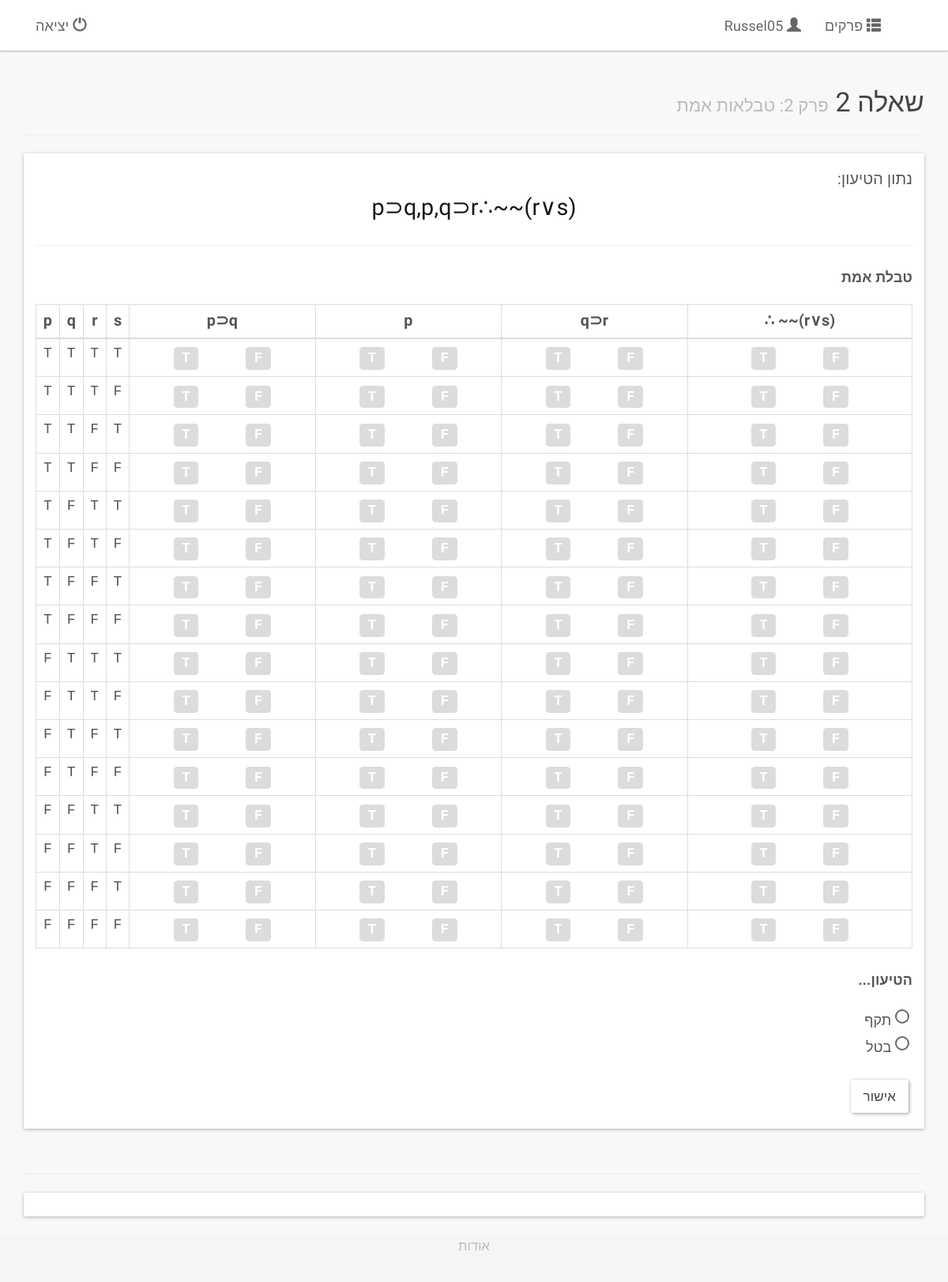
The page /fregush/2/2/ (signed in) on the database its author committed.
### logic/models.py (models this page shows, shortened)
class Chapter(models.Model):
    number = models.PositiveIntegerField(verbose_name='מספר', unique=True)
    title = models.CharField(verbose_name='כותרת', max_length=30)
    def num_questions(self):
        return Question._count(chapter__number=self.number)
    num_questions.short_description = 'מספר שאלות'
    def questions(self):
        return Question._filter(chapter__number=self.number)
    class Meta:
        verbose_name = 'פרק'
        verbose_name_plural = 'פרקים'
        ordering = ['number']

class FormalQuestion(Question):
    class Meta(Question.Meta):
        abstract = True

class TruthTableQuestion(FormalQuestion):
    FORMULA = 'F'
    SET = 'S'
    ARGUMENT = 'A'
    TABLE_CHOICES = (
        (FORMULA, 'נוסחה'),
        (SET,'קבוצה'),
        (ARGUMENT, 'טיעון'),
    )
    table_type = models.CharField(verbose_name='סוג',max_length=1,choices=TABLE_CHOICES,default=FORMULA)
    formula = models.CharField(verbose_name='טקסט', max_length=60)
    @property
    def is_formula(self):
        return self.table_type == self.FORMULA
    @property
    def is_set(self):
        return self.table_type == self.SET
    @property
    def is_argument(self):
        return self.table_type == self.ARGUMENT
    def display(self):
        return '{%s}' % self.formula if self.is_set else self.formula
    class Meta(FormalQuestion.Meta):
        verbose_name = 'שאלת טבלת אמת'
        verbose_name_plural = 'שאלות טבלת אמת'
        unique_together = ('chapter', 'formula')

### logic/views.py (the view, shortened to what this page needs)
# urls.py: url(r'^(?P<chnum>[0-9]+)/(?P<qnum>[0-9]+)/$', views.QuestionView.as_view(), name='question'),
class QuestionView(LoginRequiredMixin, generic.DetailView):
    template_name = 'logic/chapter.html'
    context_object_name = 'question'
    def __init__(self, *args, **kwargs):
        super(QuestionView, self).__init__(*args, **kwargs)
        self.context_handlers = {
            ChoiceQuestion : self._handle_choice_context,
            TruthTableQuestion : self._handle_truth_table_context,
            DeductionQuestion : self._handle_deduction_context,
        }
        self.post_handlers = {
            ChoiceQuestion : self._handle_choice_post,
            TruthTableQuestion : self._handle_truth_table_post,
            DeductionQuestion : self._handle_deduction_post,
        }
    def get_object(self):
        return get_question_or_404(chapter__number=self.kwargs['chnum'], number=self.kwargs['qnum'])
    def get_context_data(self, **kwargs):
        context = super(QuestionView, self).get_context_data(**kwargs)
        question = self.object
        context['chapter'] = question.chapter
        context['chap_questions'] = chapter_questions_user_data(question.chapter, self.request.user)
        context.update(
            self.context_handlers[type(question)](question)
        )
        return context
    def _handle_truth_table_context(self, question):
        self.template_name = 'logic/truth_table.html'
        context = {}
        if question.is_formula:
            formulas = [Formula(question.formula)]
            options = formulas[0].options
        elif question.is_set:
            formulas = FormulaSet(question.formula)
            options = formulas.options
        elif question.is_argument:
            formulas = Argument(question.formula)
            options = formulas.options
        context['formulas'] = formulas
        context['truth_table'] = MultiTruthTable(formulas)
        context['options'] = options
        return context

### logic/formula.py (called while the page is built)
    def _strip(self, string):
        if not string:
            return string
        if string[0] == '(' and string[-1] == ')':
            nesting = 0
            for i, c in enumerate(string):
                if c == ')':
                    nesting -= 1
                    if nesting == 0:
                        if i == (len(string) - 1):
                            return self._strip(string[1:-1])
                        return string
                elif c == '(':
                    nesting += 1
        return string

    def _validate(self):
        if self.is_atomic:
            assert not self.sf1 and not self.sf2
            if len(self.literal) > 1:
                raise ValueError('%s is invalid; only 1 letter atoms are allowed' % self.literal)
            if len(self.literal) == 0:
                raise ValueError('empty formula')
            if not self.literal.isalpha():
                raise ValueError('%s must be a letter')
        else:
            assert len(self.literal) > 1
            assert self.sf1
            if self.con in BINARY_CONNECTIVES:
                assert self.sf2

    @property
    def variables(self):
        if not hasattr(self, '_vars'):
            var_list = self._var_list()
            var_list = list(set(var_list))
            var_list.sort()
            self._vars = var_list
        return self._vars

    def _var_list(self):
        if self.is_atomic:
            return [self.literal]
        if self.is_unary:
            return self.sf1._var_list()
        return self.sf1._var_list() + self.sf2._var_list()

    @property
    def is_atomic(self):
        return not self.con

    @property
    def is_unary(self):
        return self.con == NEG

    @property
    def is_binary(self):
        return self.con in BINARY_CONNECTIVES

    def __eq__(self, other):
        if not isinstance(other, Formula):
            return False
        return self.literal == other.literal \
            and self.con == other.con \
            and self.sf1 == other.sf1 \
            and self.sf2 == other.sf2

    def __hash__(self):
        return hash(self.literal)

    def __unicode__(self):
        return self.literal

    def _uniqify(self, formulas):
        seen = set()
        return [f for f in formulas if not (f in seen or seen.add(f))]

    def __iter__(self):
        return iter(self.formulas)

    @property
    def options(self):
        return ARGUMENT_OPTIONS

    def __iter__(self):
        return iter(list(self.premises) + [self.conclusion])

### logic/templates/logic/truth_table.html (shortened to what this page needs)
{% extends "logic/question_base.html" %}
{% block question_text %}{% if question.is_formula %}נתונה הנוסחה:{% elif question.is_set %}נתונה הקבוצה:{% else %}נתון הטיעון:{% endif %}<p class="text-center formal" style="font-size: 160%; margin-top: -30px;color: rgb(24,24,24); font-style: normal;" dir="ltr">{{question.display}}</p>{% endblock %}
{% block question_instruction %}טבלת אמת{% endblock %}
{% block question_content %}
  <div>
    <table class="table table-bordered table-condensed table-hover noselect formal" dir="ltr">
      <thead>
        <tr style="font-size: 110%;">
        {% for var in truth_table.variables %}
          <th class="text-center">{{var}}</th>
        {% endfor %}
        {% for formula in formulas %}
          <th class="text-center" ondblclick="unselectall({{forloop.counter}})">{% if formula == formulas.conclusion %}∴ {% endif %}{{formula}}</th>
        {% endfor %}
        </tr>
      </thead>
      <tbody class="mono">
      {% for row in truth_table.values %}
        <tr class="text-center">
        {% for value in row %}
          <td>{{value|yesno:"T,F"}}</td>
        {% endfor %}
        {% for formula in formulas %}
          <td>
            <div class="btn-group" role="group" style="font-size: 130%;">
              <label class="label label-default" style="opacity: 0.5;" id='t{{forloop.parentloop.counter}}{{forloop.counter}}' onclick="select('t', '{{forloop.parentloop.counter}}{{forloop.counter}}')">T</label>
              <label class="label label-default" style="opacity: 0.5;" id='f{{forloop.parentloop.counter}}{{forloop.counter}}' onclick="select('f', '{{forloop.parentloop.counter}}{{forloop.counter}}')">F</label>
            </div>
          </td>
        {% endfor %}
        </tr>
      {% endfor %}
      </tbody>
    </table>
  </div>
  <div>
    <p style="font-weight: bold;">{% if question.is_formula %}הנוסחה היא...{% elif question.is_set %}הקבוצה...{% else %}הטיעון...{% endif %}</p>
    <form id=options>
    {% for option in options %}
        <input name="option" value="{{option.num}}" type="radio"> {{option.desc}}<br>
    {% endfor %}
    </form>
  </div>
{% endblock question_content %}

### logic/templates/logic/question_base.html (shortened to what this page needs)
{% extends "logic/chapter_base.html" %}
{% block topic_header %}שאלה {{ question.number }}{% endblock %}
{% block chapter_content %}
    <div class="panel panel-default">
      <div class="panel-body">
        <p style="white-space: pre-wrap; font-size: 110%;">{% block question_text %}{% endblock %}</p>
        <div class="page-header" style="margin-top: -18px;"></div>
        <p class="noselect"><b>{% block question_instruction %}{% endblock %}</b></p>
        {% block question_content %}
        {% endblock %}
        <div style="padding: 5px;margin-top: 20px;">
          <button class="btn btn-default btn-lg" id="answer">אישור</button>
        </div>
     </div>
  </div>
{% endblock chapter_content %}

### logic/templates/logic/chapter_base.html (shortened to what this page needs)
{% extends "logic/base.html" %}
{% block content %}
  <div class="container">
    <div class="page-header noselect">
    <h3>{% block topic_header %}{% endblock %} <small>פרק {{ chapter.number }}: {{ chapter.title }}</small></h3>
    </div>
  {% block chapter_content %}
  {% endblock %}
    <div class="page-header">
    </div>
    <div class="panel panel-default">
      <div class="panel-body noselect">
      </div>
    </div>
  </div>
{% endblock content %}

### logic/templates/logic/base.html (shortened to what this page needs)
{% extends "logic/basic_base.html" %}
{% block body_content %}
    <nav class="navbar navbar-default navbar-fixed-top noselect">
      <div class="container">
        <div id="navbar" class="navbar-collapse collapse">
          <ul class="nav navbar-nav pull-right">
            <li><a href="#contact"><span class="glyphicon glyphicon-user"></span> {% firstof user.get_full_name user.get_username %}</a></li>
            <li><a href="{% url 'logic:index'%}"><span class="glyphicon glyphicon-th-list"></span> פרקים</a></li>
          </ul>
          <ul class="nav navbar-nav pull-left">
            <li><a href="{% url 'logout'%}"><span class="glyphicon glyphicon-off"></span> יציאה</a></li>
          </ul>
        </div>
      </div>
    </nav>
{% block content %}
{% endblock content %}
{% endblock body_content %}

### logic/templates/logic/basic_base.html (shortened to what this page needs)
{% load staticfiles %}
<!DOCTYPE html>
<html dir="rtl" lang="he">
  <head>
    <link href="{% static 'logic/bootstrap/css/bootstrap.min.css'%}" rel="stylesheet">
    <link href="{% static 'logic/bootstrap/css/bootstrap-paper.min.css'%}" rel="stylesheet">
    <link href="{% static 'logic/css/mycss.css'%}" rel="stylesheet" media="screen">
    <link href="{% static 'logic/css/animate.css'%}" rel="stylesheet" media="screen">
  </head>
  <body role="document">
{% block body_content %}
{% endblock %}
    <footer class="footer noselect">
        <p class="text-muted text-center small" id="about">
          <a class="text-muted">אודות</a>
        </p>
    </footer>
  </body>
<html>

### logic/static/logic/css/mycss.css (style rules this page uses)
body { background-color: #F8F8F8; padding-top: 65px; direction: rtl; font-family: 'Alef', sans-serif; font-size: large; color: rgb(85,85,85) !important; }
.table-condensed>thead>tr>th, .table-condensed>tbody>tr>th, .table-condensed>tfoot>tr>th, .table-condensed>thead>tr>td, .table-condensed>tbody>tr>td, .table-condensed>tfoot>tr>td { padding: 2px; }
.formal { font-family: 'Trirong', serif; }
.mono { font-family: 'Lucida Console', Monaco, monospace; }
.noselect { -webkit-touch-callout: none; -webkit-user-select: none; -khtml-user-select: none; -moz-user-select: none; -ms-user-select: none; user-select: none; cursor: default; }
html { position: relative; min-height: 100%; }
body { margin-bottom: 60px; }
.footer { position: absolute; bottom: 0; width: 100%; height: 60px; background-color: #f5f5f5; }

### rows shown on the page
Chapter: number "2", title "טבלאות אמת"
TruthTableQuestion: display "p⊃q,p,q⊃r∴~~(r∨s)"

### other values the page prints
{{ var }} "p" "q" "r" "s"
{{ value|yesno:"T,F" }} "T" "T" "T" "T" "T" "T" "T" "F" "T" "T" "F" "T" "T" "T" "F" "F" "T" "F" "T" "T" "T" "F" "T" "F" "T" "F" "F" "T" "T" "F" "F" "F" "F" "T" "T" "T" "F" "T" "T" "F" "F" "T" "F" "T" "F" "T" "F" "F" "F" "F" "T" "T" "F" "F" "T" "F" "F" "F" "F" "T" "F" "F" "F" "F"
{{ option.desc }} "תקף" "בטל"
